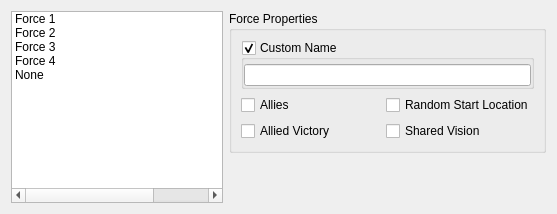
     <widget class="QWidget" name="forcesTab">
      <attribute name="title">
       <string>Forces</string>
      </attribute>
      <layout class="QGridLayout" name="gridLayout_2" columnstretch="2,3">
       <item row="1" column="1">
        <spacer name="verticalSpacer_10">
         <property name="orientation">
          <enum>Qt::Vertical</enum>
         </property>
         <property name="sizeHint" stdset="0">
          <size>
           <width>20</width>
           <height>40</height>
          </size>
         </property>
        </spacer>
       </item>
       <item row="0" column="1">
        <widget class="QGroupBox" name="groupBox_5">
         <property name="title">
          <string>Force Properties</string>
         </property>
         <layout class="QGridLayout" name="gridLayout_4">
          <item row="1" column="1">
           <widget class="QCheckBox" name="chkForceRandomStartLocation">
            <property name="text">
             <string>Random Start Location</string>
            </property>
           </widget>
          </item>
          <item row="2" column="1">
           <widget class="QCheckBox" name="chkForceSharedVision">
            <property name="text">
             <string>Shared Vision</string>
            </property>
           </widget>
          </item>
          <item row="2" column="0">
           <widget class="QCheckBox" name="chkForceAlliedVictory">
            <property name="text">
             <string>Allied Victory</string>
            </property>
           </widget>
          </item>
          <item row="1" column="0">
           <widget class="QCheckBox" name="chkForceAllies">
            <property name="text">
             <string>Allies</string>
            </property>
           </widget>
          </item>
          <item row="0" column="0" colspan="2">
           <widget class="QGroupBox" name="grpForceCustomName">
            <property name="title">
             <string>Custom Name</string>
            </property>
            <property name="flat">
             <bool>true</bool>
            </property>
            <property name="checkable">
             <bool>true</bool>
            </property>
            <layout class="QVBoxLayout" name="verticalLayout_4">
             <property name="leftMargin">
              <number>0</number>
             </property>
             <property name="topMargin">
              <number>4</number>
             </property>
             <property name="rightMargin">
              <number>0</number>
             </property>
             <property name="bottomMargin">
              <number>0</number>
             </property>
             <item>
              <widget class="QLineEdit" name="txtForceName"/>
             </item>
            </layout>
           </widget>
          </item>
         </layout>
        </widget>
       </item>
       <item row="0" column="0" rowspan="2">
        <widget class="QTreeWidget" name="forcesTree">
         <property name="editTriggers">
          <set>QAbstractItemView::NoEditTriggers</set>
         </property>
         <property name="dragEnabled">
          <bool>true</bool>
         </property>
         <property name="dragDropMode">
          <enum>QAbstractItemView::InternalMove</enum>
         </property>
         <property name="defaultDropAction">
          <enum>Qt::MoveAction</enum>
         </property>
         <property name="alternatingRowColors">
          <bool>false</bool>
         </property>
         <property name="selectionMode">
          <enum>QAbstractItemView::ExtendedSelection</enum>
         </property>
         <property name="rootIsDecorated">
          <bool>false</bool>
         </property>
         <property name="itemsExpandable">
          <bool>false</bool>
         </property>
         <property name="headerHidden">
          <bool>true</bool>
         </property>
         <property name="expandsOnDoubleClick">
          <bool>false</bool>
         </property>
         <attribute name="headerVisible">
          <bool>false</bool>
         </attribute>
         <column>
          <property name="text">
           <string>Slot</string>
          </property>
         </column>
         <column>
          <property name="text">
           <string>Race</string>
          </property>
         </column>
         <column>
          <property name="text">
           <string>Colour</string>
          </property>
         </column>
         <item>
          <property name="text">
           <string>Force 1</string>
          </property>
         </item>
         <item>
          <property name="text">
           <string>Force 2</string>
          </property>
         </item>
         <item>
          <property name="text">
           <string>Force 3</string>
          </property>
         </item>
         <item>
          <property name="text">
           <string>Force 4</string>
          </property>
         </item>
         <item>
          <property name="text">
           <string>None</string>
          </property>
          <property name="foreground">
           <brush brushstyle="NoBrush">
            <color alpha="255">
             <red>128</red>
             <green>128</green>
             <blue>128</blue>
            </color>
           </brush>
          </property>
         </item>
        </widget>
       </item>
      </layout>
     </widget>
